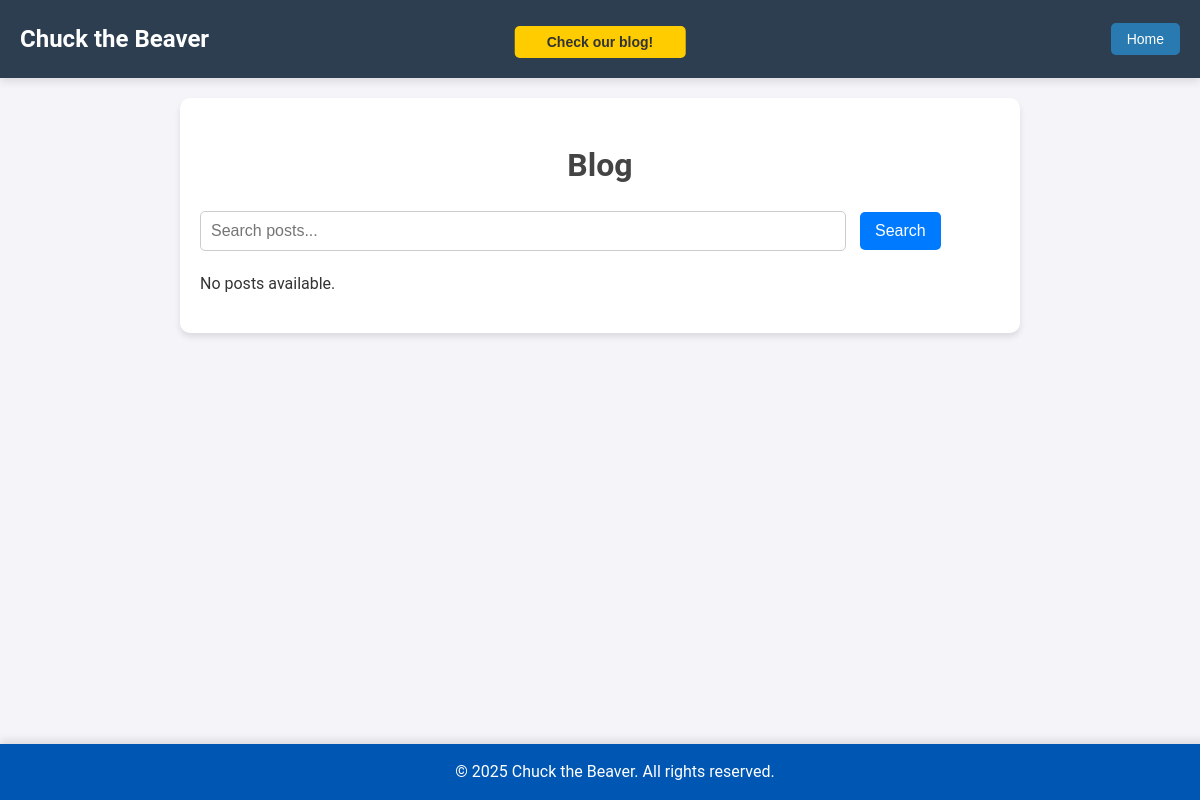
/blog.php, run on an earlier commit of the app's database.
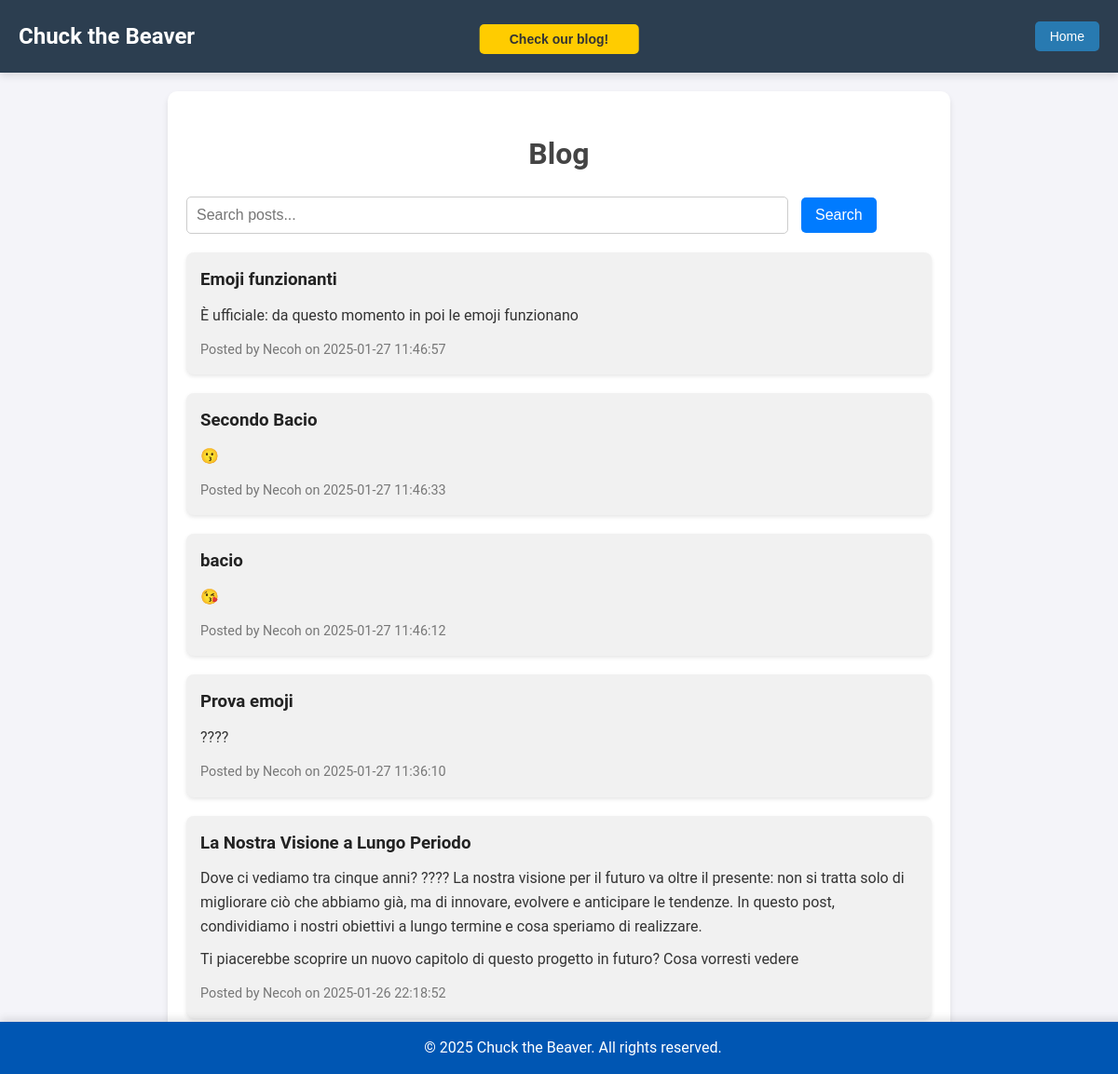
And on a later commit of the database.
### tables this page shows
CREATE TABLE `blog_posts` (
  `id` int(11) NOT NULL,
  `title` varchar(255) NOT NULL,
  `content` text NOT NULL,
  `created_at` timestamp NOT NULL DEFAULT current_timestamp(),
  `creator` varchar(255) NOT NULL COMMENT 'Nome del creatore del post'
);

### blog.php (the view, shortened to what this page needs)
<!DOCTYPE html>
<html lang="en">
<head>
    <link rel="stylesheet" href="css/blog.css">
    <link rel="stylesheet" href="css/loader.css">
</head>
<body>
    <?php require 'header.php'; ?>
    <?php
        require_once 'database/connessioneDB.php';
    ?>
    <div class="blog-container">
        <h1>Blog</h1>
        <div class="search-container">
            <form id="searchForm">
                <input type="text" id="searchInput" name="search" placeholder="Search posts...">
                <button type="submit">Search</button>
            </form>
        </div>
        <div id="blogPosts">
            <?php
            $query = $conn->query("SELECT * FROM blog_posts ORDER BY created_at DESC LIMIT 5");
            $posts = $query->fetchAll();
            if ($posts):
                foreach ($posts as $post):
            ?>
                    <div class="post">
                        <h3><?= htmlspecialchars($post['title']) ?></h3>
                        <div><?= $post['content'] ?></div>
                        <small>Posted by <?= htmlspecialchars($post['creator']) ?> on <?= htmlspecialchars($post['created_at']) ?></small>
                    </div>
            <?php
                endforeach;
            else:
                echo "<p>No posts available.</p>";
            endif;
            ?>
        </div>
    </div>
    <?php require 'footer.php'; ?>
</body>
</html>

### header.php (shortened to what this page needs)
<link rel="stylesheet" href="css/header.css">
<header>
    <nav class="navbar">
        <div class="navbar-left">
            <h1 class="top-left-title">Chuck the Beaver</h1>
        </div>
        <div class="navbar-center">
            <button type="button" id="blogBtn" class="blog-button" onclick="window.location.href='blog.php'">Check our blog!</button>
        </div>
        <div class="navbar-right" id="logInfo">
            <?php
            $currentPage = basename($_SERVER['PHP_SELF']);
            if ($currentPage === 'formModifica.php' || $currentPage === 'formRegistrazione.php' || $currentPage === 'adminPage.php' || $currentPage === 'blog.php') {
                echo '<button type="button" id="backToIndexBtn" class="login-button" onclick="window.location.href=\'index.php\'">Home</button>';
            }
            ?>
        </div>
    </nav>
</header>

### footer.php (shortened to what this page needs)
<footer>
    &copy; 2025 Chuck the Beaver. All rights reserved.
</footer>

### css/blog.css (style rules this page uses)
body { font-family: Arial, sans-serif; line-height: 1.6; background-color: #f9f9f9; color: #333; margin: 0; padding: 0; }
.blog-container { max-width: 800px; margin: 20px auto; padding: 20px; background: #fff; border-radius: 10px; box-shadow: 0 4px 6px rgba(0, 0, 0, 0.1); }
h1, h2 { color: #444; margin-bottom: 20px; text-align: center; }
.post { margin-bottom: 20px; padding: 15px; background: #f1f1f1; border-radius: 8px; box-shadow: 0 2px 4px rgba(0, 0, 0, 0.1); }
.post h3 { margin: 0 0 10px; color: #222; }
.post p { margin: 0 0 10px; }
.post small { color: #777; font-size: 0.9em; }
.search-container { margin-bottom: 20px; }
.search-container input[type="text"] { width: 78%; padding: 10px; border: 1px solid #ccc; border-radius: 5px; font-size: 1rem; }
.search-container button { padding: 10px 15px; border: none; border-radius: 5px; background-color: #007bff; color: white; cursor: pointer; font-size: 1rem; margin-left: 10px; transition: background-color 0.3s; }

### css/header.css (style rules this page uses)
header { background-color: #2c3e50; color: #ecf0f1; font-family: 'Roboto', sans-serif; z-index: 10; position: relative; box-shadow: 0 4px 8px rgba(0, 0, 0, 0.1); padding: 20px; text-align: center; font-weight: bold; }
body { font-family: 'Roboto', sans-serif; margin: 0; padding: 0; background-color: #f4f4f9; color: #333; }
.navbar { display: flex; justify-content: space-between; align-items: center; }
.navbar-left .top-left-title { font-size: 24px; margin: 0; color: #fff; }
.navbar-right { display: flex; align-items: center; gap: 15px; font-size: 20px; }
.login-button, .logout-button, .profile-button { padding: 8px 16px; background-color: #287ab1; color: #fff; border: none; border-radius: 5px; font-size: 14px; cursor: pointer; transition: background-color 0.3s ease; }
.blog-button { padding: 8px 32px; background-color: #ffcc00; color: #333; border: none; border-radius: 5px; font-size: 14px; cursor: pointer; transition: background-color 0.3s ease; position: absolute; left: 50%; transform: translateX(-50%); bottom: 20px; font-weight: bold; }

### footer.php (style rules this page uses)
footer { background-color: #0056b3; color: white; text-align: center; padding: 15px; position: fixed; bottom: 0; width: 100%; margin-top: 5px; font-size: 16px; box-shadow: 0 -4px 8px rgba(0, 0, 0, 0.1); }

What changed in the data, as far as the page shows it:
added blog_posts: title "Emoji funzionanti", content "È ufficiale: da questo momento in poi le emoji funzionano", creator "Necoh", created_at "2025-01-27 11:46:57"
added blog_posts: title "Secondo Bacio", content "😗", creator "Necoh", created_at "2025-01-27 11:46:33"
added blog_posts: title "bacio", content "😘", creator "Necoh", created_at "2025-01-27 11:46:12"
added blog_posts: title "Prova emoji", content "????", creator "Necoh", created_at "2025-01-27 11:36:10"
added blog_posts: title "La Nostra Visione a Lungo Periodo", content "Dove ci vediamo tra cinque anni? ???? La nostra visione per il futuro va oltre il presente: non si tratta solo di migliorare ciò che abbiamo già, ma di innovare, evolvere e anticipare le tendenze. In questo post, condividiamo i nostri obiettivi a lungo termine e cosa speriamo di realizzare. Ti piacerebbe scoprire un nuovo capitolo di questo progetto in futuro? Cosa vorresti vedere", creator "Necoh", created_at "2025-01-26 22:18:52"
Also different on the page:
text no longer shown: "No posts available."
